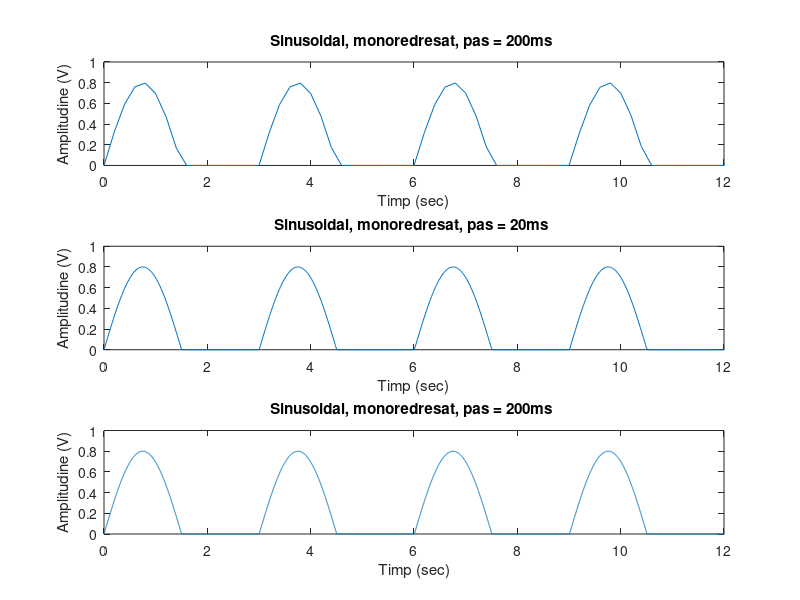

Write MATLAB code to recreate this figure.
%cream un vector de la 0 la 100 cu pasul 0.2 (rezolutie 200 ms)
t1 = 0 : 0.2 : 100;
s1 = 0.8 * sin(2 * pi * 0.333 * t1); %cream un semnal sinusinoidal
for i = 1 : 1 : length(s1);     %parcurgem tot vectorul 
    if s1(i) < 0;	
        s1(i) = 0;	%valorilor negative le atribuim 0
    end
end
subplot(3, 1, 1);
plot(t1, s1)	%afisam primul grafic

axis([0 12 0 1]);	%cream limitele axelor
xlabel('Timp (sec)')	%denumim axa X
ylabel('Amplitudine (V)')	%denumim axa Y
title('Sinusoidal, monoredresat, pas = 200ms ')	%denumim graficul

%cream un vector de la 0 la 100 cu pasul 0.02 (rezolutie 20 ms)
t2 = 0 : 0.02 : 100;
s2 = 0.8 * sin(2 * pi * 0.333 * t2);
for i2 = 1 : 1 : length(s2);      
    if s2(i2) < 0;
        s2(i2) = 0;
    end
end
subplot(3, 1, 2)
plot(t2, s2)

axis([0 12 0 1]);
xlabel('Timp (sec)')
ylabel('Amplitudine (V)')
title('Sinusoidal, monoredresat, pas = 20ms ')

%cream un vector de la 0 la 100 cu pasul 0.002 (rezolutie 2 ms)
t3 = 0 : 0.002 : 100;
s3 = 0.8 * sin(2 * pi * 0.333 * t3);
for i3 = 1 : 1 : length(s3);      
    if s3(i3) < 0;
        s3(i3) = 0;
    end
end
subplot(3, 1, 3)
plot(t3, s3)

axis([0 12 0 1]);
xlabel('Timp (sec)')
ylabel('Amplitudine (V)')
title('Sinusoidal, monoredresat, pas = 200ms ')
